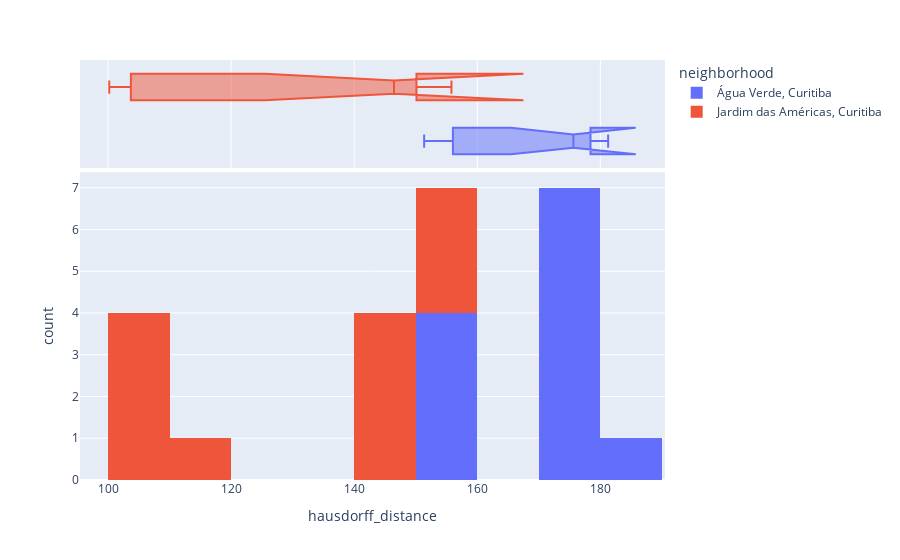

Notebook cell for this chart:
### Code cell
px.histogram(gdf, 
            x='hausdorff_distance', 
            #  y="tip", 
            color="neighborhood",
                marginal="box", # or violin, rug
                #    hover_data=df.columns
                # range_x=(0,30),
                width = 900,
                nbins=10,
                )

### Figure 1 — Plotly figure (JSON) as saved in the notebook; plotly's stock layout.template omitted (floating-point values rounded to 4 significant figures)
{"data": [{"alignmentgroup": "True", "bingroup": "x", "hovertemplate": "neighborhood=Água Verde, Curitiba<br>hausdorff_distance=%{x}<br>count=%{y}<extra></extra>", "legendgroup": "Água Verde, Curitiba", "marker": {"color": "#636efa", "pattern": {"shape": ""}}, "name": "Água Verde, Curitiba", "nbinsx": 10, "offsetgroup": "Água Verde, Curitiba", "orientation": "v", "showlegend": true, "type": "histogram", "x": [154.1, 158.0, 177.3, 174.7, 178.5, 176.6, 173.3, 153.3, 151.4, 179.6, 181.3, 178.3], "xaxis": "x", "yaxis": "y"}, {"alignmentgroup": "True", "hovertemplate": "neighborhood=Água Verde, Curitiba<br>hausdorff_distance=%{x}<extra></extra>", "legendgroup": "Água Verde, Curitiba", "marker": {"color": "#636efa"}, "name": "Água Verde, Curitiba", "notched": true, "offsetgroup": "Água Verde, Curitiba", "showlegend": false, "type": "box", "x": [154.1, 158.0, 177.3, 174.7, 178.5, 176.6, 173.3, 153.3, 151.4, 179.6, 181.3, 178.3], "xaxis": "x2", "yaxis": "y2"}, {"alignmentgroup": "True", "bingroup": "x", "hovertemplate": "neighborhood=Jardim das Américas, Curitiba<br>hausdorff_distance=%{x}<br>count=%{y}<extra></extra>", "legendgroup": "Jardim das Américas, Curitiba", "marker": {"color": "#EF553B", "pattern": {"shape": ""}}, "name": "Jardim das Américas, Curitiba", "nbinsx": 10, "offsetgroup": "Jardim das Américas, Curitiba", "orientation": "v", "showlegend": true, "type": "histogram", "x": [146.5, 147.6, 146.5, 149.4, 155.8, 119.5, 103.2, 101.5, 104.2, 154.9, 150.9, 100.2], "xaxis": "x", "yaxis": "y"}, {"alignmentgroup": "True", "hovertemplate": "neighborhood=Jardim das Américas, Curitiba<br>hausdorff_distance=%{x}<extra></extra>", "legendgroup": "Jardim das Américas, Curitiba", "marker": {"color": "#EF553B"}, "name": "Jardim das Américas, Curitiba", "notched": true, "offsetgroup": "Jardim das Américas, Curitiba", "showlegend": false, "type": "box", "x": [146.5, 147.6, 146.5, 149.4, 155.8, 119.5, 103.2, 101.5, 104.2, 154.9, 150.9, 100.2], "xaxis": "x2", "yaxis": "y2"}], "layout": {"barmode": "relative", "legend": {"title": {"text": "neighborhood"}, "tracegroupgap": 0}, "margin": {"t": 60}, "width": 900, "xaxis": {"anchor": "y", "domain": [0, 1], "title": {"text": "hausdorff_distance"}}, "xaxis2": {"anchor": "y2", "domain": [0, 1], "matches": "x", "showgrid": true, "showticklabels": false}, "yaxis": {"anchor": "x", "domain": [0, 0.7326], "title": {"text": "count"}}, "yaxis2": {"anchor": "x2", "domain": [0.7426, 1], "matches": "y2", "showgrid": false, "showline": false, "showticklabels": false, "ticks": ""}}}
